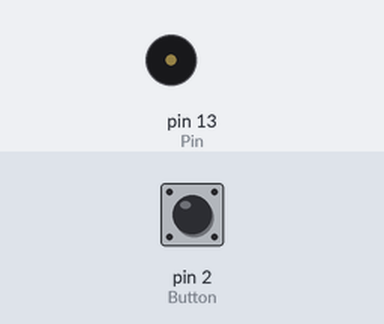
Bench run of a sketch on a simulated Arduino Uno, built with avr-gcc and run on an emulated ATmega328P. Shown: buzzer (waves = sounding). The test bench sets the inputs (shaded band); at power-on: pin 2 (Button) HIGH.

Above: at 1.2 s.
1.3 s: pin 2 (Button) pulled LOW for 0.15 s
At 2.1 s:
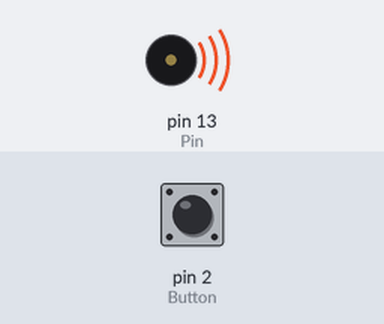
Timing chart, 0 to 8.9 s (numbered marks = the images above; inputs shaded):
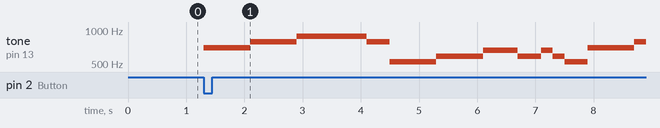

The sketch:

lets_go_onmyoji.ino
```cpp
const int Button = 2;
const int Pin = 13;

// 速度定義
int BPM = 150;
int quater = 60000 / BPM;
int eighth = quater / 2;
int sixteenth = eighth / 2;

void setup()
{
    pinMode(Button, INPUT_PULLUP);
}

// ループ関数
void loop()
{
    if (digitalRead(Button) == LOW)
    {
        lets_go_onmyoji();
    }
}

// 音の定義
void c_low_4()
{
    tone(Pin, 523, quater);
    delay(quater);
}
void d_low_4()
{
    tone(Pin, 587, quater);
    delay(quater);
}
void e_low_4()
{
    tone(Pin, 659, quater);
    delay(quater);
}
void f_low_4()
{
    tone(Pin, 698, quater);
    delay(quater);
}
void g_low_4()
{
    tone(Pin, 783, quater);
    delay(quater);
}
void a_low_4()
{
    tone(Pin, 880, quater);
    delay(quater);
}
void b_low_4()
{
    tone(Pin, 987, quater);
    delay(quater);
}

void c_high_4()
{
    tone(Pin, 1046, quater);
    delay(quater);
}
void d_high_4()
{
    tone(Pin, 1174, quater);
    delay(quater);
}
void e_high_4()
{
    tone(Pin, 1318, quater);
    delay(quater);
}
void f_high_4()
{
    tone(Pin, 1396, quater);
    delay(quater);
}
void g_high_4()
{
    tone(Pin, 1567, quater);
    delay(quater);
}
void a_high_4()
{
    tone(Pin, 1760, quater);
    delay(quater);
}
void b_high_4()
{
    tone(Pin, 1975, quater);
    delay(quater);
}

void c_low_sharp_4()
{
    tone(Pin, 554, quater);
    delay(quater);
}
void d_low_sharp_4()
{
    tone(Pin, 622, quater);
    delay(quater);
}
void f_low_sharp_4()
{
    tone(Pin, 739, quater);
    delay(quater);
}
void g_low_sharp_4()
{
    tone(Pin, 830, quater);
    delay(quater);
}
void a_low_sharp_4()
{
    tone(Pin, 932, quater);
    delay(quater);
}

void c_high_sharp_4()
{
    tone(Pin, 1108, quater);
    delay(quater);
}
void d_high_sharp_4()
{
    tone(Pin, 1244, quater);
    delay(quater);
}
void f_high_sharp_4()
{
    tone(Pin, 1479, quater);
    delay(quater);
}
void g_high_sharp_4()
{
    tone(Pin, 1661, quater);
    delay(quater);
}
void a_high_sharp_4()
{
    tone(Pin, 1864, quater);
    delay(quater);
}

void c_low_8()
{
    tone(Pin, 523, eighth);
    delay(eighth);
}
void d_low_8()
{
    tone(Pin, 587, eighth);
    delay(eighth);
}
void e_low_8()
{
    tone(Pin, 659, eighth);
    delay(eighth);
}
void f_low_8()
{
    tone(Pin, 698, eighth);
    delay(eighth);
}
void g_low_8()
{
    tone(Pin, 783, eighth);
    delay(eighth);
}
void a_low_8()
{
    tone(Pin, 880, eighth);
    delay(eighth);
}
void b_low_8()
{
    tone(Pin, 987, eighth);
    delay(eighth);
}

void c_high_8()
{
    tone(Pin, 1046, eighth);
    delay(eighth);
}
void d_high_8()
{
    tone(Pin, 1174, eighth);
    delay(eighth);
}
void e_high_8()
{
    tone(Pin, 1318, eighth);
    delay(eighth);
}
void f_high_8()
{
    tone(Pin, 1396, eighth);
    delay(eighth);
}
void g_high_8()
{
    tone(Pin, 1567, eighth);
    delay(eighth);
}
void a_high_8()
{
    tone(Pin, 1760, eighth);
    delay(eighth);
}
void b_high_8()
{
    tone(Pin, 1975, eighth);
    delay(eighth);
}

void c_low_sharp_8()
{
    tone(Pin, 554, eighth);
    delay(eighth);
}
void d_low_sharp_8()
{
    tone(Pin, 622, eighth);
    delay(eighth);
}
void f_low_sharp_8()
{
    tone(Pin, 739, eighth);
    delay(eighth);
}
void g_low_sharp_8()
{
    tone(Pin, 830, eighth);
    delay(eighth);
}
void a_low_sharp_8()
{
    tone(Pin, 932, eighth);
    delay(eighth);
}

void c_high_sharp_8()
{
    tone(Pin, 1108, eighth);
    delay(eighth);
}
void d_high_sharp_8()
{
    tone(Pin, 1244, eighth);
    delay(eighth);
}
void f_high_sharp_8()
{
    tone(Pin, 1479, eighth);
    delay(eighth);
}
void g_high_sharp_8()
{
    tone(Pin, 1661, eighth);
    delay(eighth);
}
void a_high_sharp_8()
{
    tone(Pin, 1864, eighth);
    delay(eighth);
}

void c_low_16()
{
    tone(Pin, 523, sixteenth);
    delay(sixteenth);
}
void d_low_16()
{
    tone(Pin, 587, sixteenth);
    delay(sixteenth);
}
void e_low_16()
{
    tone(Pin, 659, sixteenth);
    delay(sixteenth);
}
void f_low_16()
{
    tone(Pin, 698, sixteenth);
    delay(sixteenth);
}
void g_low_16()
{
    tone(Pin, 783, sixteenth);
    delay(sixteenth);
}
void a_low_16()
{
    tone(Pin, 880, sixteenth);
    delay(sixteenth);
}
void b_low_16()
{
    tone(Pin, 987, sixteenth);
    delay(sixteenth);
}

void c_high_16()
{
    tone(Pin, 1046, sixteenth);
    delay(sixteenth);
}
void d_high_16()
{
    tone(Pin, 1174, sixteenth);
    delay(sixteenth);
}
void e_high_16()
{
    tone(Pin, 1318, sixteenth);
    delay(sixteenth);
}
void f_high_16()
{
    tone(Pin, 1396, sixteenth);
    delay(sixteenth);
}
void g_high_16()
{
    tone(Pin, 1567, sixteenth);
    delay(sixteenth);
}
void a_high_16()
{
    tone(Pin, 1760, sixteenth);
    delay(sixteenth);
}
void b_high_16()
{
    tone(Pin, 1975, sixteenth);
    delay(sixteenth);
}

void c_low_sharp_16()
{
    tone(Pin, 554, sixteenth);
    delay(sixteenth);
}
void d_low_sharp_16()
{
    tone(Pin, 622, sixteenth);
    delay(sixteenth);
}
void f_low_sharp_16()
{
    tone(Pin, 739, sixteenth);
    delay(sixteenth);
}
void g_low_sharp_16()
{
    tone(Pin, 830, sixteenth);
    delay(sixteenth);
}
void a_low_sharp_16()
{
    tone(Pin, 932, sixteenth);
    delay(sixteenth);
}

void c_high_sharp_16()
{
    tone(Pin, 1108, sixteenth);
    delay(sixteenth);
}
void d_high_sharp_16()
{
    tone(Pin, 1244, sixteenth);
    delay(sixteenth);
}
void f_high_sharp_16()
{
    tone(Pin, 1479, sixteenth);
    delay(sixteenth);
}
void g_high_sharp_16()
{
    tone(Pin, 1661, sixteenth);
    delay(sixteenth);
}
void a_high_sharp_16()
{
    tone(Pin, 1864, sixteenth);
    delay(sixteenth);
}

void lets_go_onmyoji()
{
    f_low_8();
    f_low_8();
    f_low_4();
    g_low_4();
    g_low_4();

    a_low_8();
    a_low_8();
    a_low_4();
    a_low_4();
    g_low_4();

    c_low_4();
    c_low_4();
    d_low_4();
    d_low_4();

    e_low_8();
    e_low_4();
    d_low_4();
    e_low_8();
    d_low_8();
    c_low_4();

    f_low_4();
    f_low_4();
    g_low_4();
    g_low_4();

    a_low_4();
    a_low_4();
    a_low_4();
    g_low_4();

    delay(eighth);
    f_low_8();
    f_low_8();
    f_low_8();
    g_low_8();
    g_low_8();
    g_low_4();

    a_low_4();
    g_low_8();
    a_low_8();
    e_high_16();
    a_low_16();
    a_high_4();

}
```

Measured:
- after the input at 1.3 s, tone on pin 13 (Pin): plays 698 Hz for 0.80 s, 783 Hz for 0.80 s, 880 Hz for 1.2 s, 783 Hz for 0.40 s, 523 Hz for 0.80 s, 587 Hz for 0.80 s … (13 notes in this stretch), starting at once
